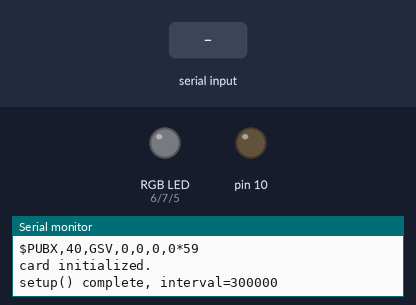
This sketch was run on a simulated Arduino Uno, built with avr-gcc and run on an emulated ATmega328P. On the bench: an RGB LED mixed from three pins (HIGH = lit), output pins drawn as LEDs (lit = HIGH), the last lines printed to the serial monitor. The inputs (shaded band) are chosen by the test bench. Storage starts empty.

Above: at 1.2 s.
1.3 s: "$GPVTG,\n" received over the second serial link
At 2.7 s:
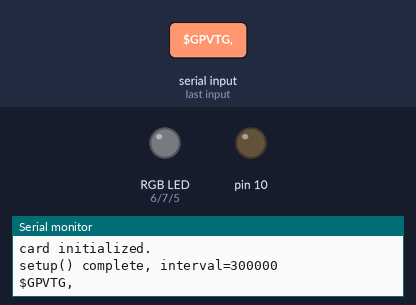
4.3 s: "$GPRMC,\n" received over the second serial link
At 4.8 s:
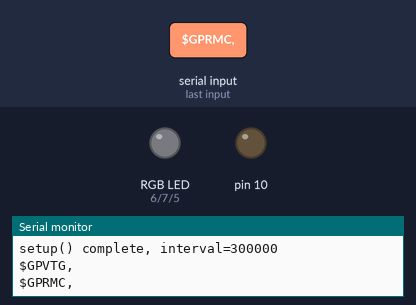
Timing chart, 0 to 7.3 s (numbered marks = the images above; inputs shaded):
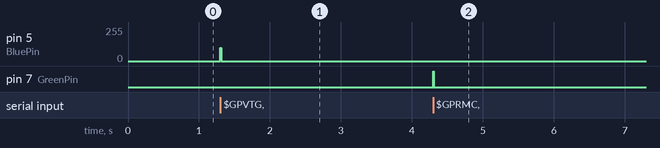

The sketch:

CarGPS.ino
```cpp
#include <SD.h>
#include <SoftwareSerial.h>

//GPS variables
static const int RXPin = 3, TXPin = 4;
static const uint32_t GPSBaud = 4800;
SoftwareSerial ss(RXPin, TXPin);  // The serial connection to the GPS device, jumpers (reversed)
// SD Card variables
const int chipSelect = 10;
File dataFile;
// My variables
boolean usesdcard = true;
boolean printeachchar = false;
char message[100];
int  messageindex=0;
unsigned long currentMillis;
unsigned long previousMillis;
unsigned long interval;
// pin 5 and 6 are PWM
int BluePin = 5;
int RedPin = 6;
int GreenPin = 7;
int RedPinStatus = 0;
int BluePinStatus = 0;
int GreenPinStatus = 0;
void setup()
{
  Serial.begin(9600);  // talk to PC
  Serial.print(F("\n\nPhilip Wheatley\n\n"));

  //ss.begin(GPSBaud); ss.flush();
  ss.begin(38400);  ss.flush();    // GPS starts out too fast
  ss.print("$PUBX,41,1,0007,0003,4800,0*13\r\n");
  // command 41 (set protocol and baud), com port ID,input protocol mask,output protocol mask,baudrate,autobauding enable=1,*checksum,return,newline
  ss.begin(GPSBaud);   // now GPS should talk slower
  ss.flush();
  //Serial.println("$PUBX,40,GLL,0,0,0,0*5C");
  //Serial.println("$PUBX,40,GGA,0,0,0,0*5A");
  Serial.println("$PUBX,40,GSA,0,0,0,0*4E");
  //Serial.println("$PUBX,40,RMC,0,0,0,0*47");
  Serial.println("$PUBX,40,GSV,0,0,0,0*59");
  //Serial.println("$PUBX,40,VTG,0,0,0,0*5E");

  interval = 300000; // five minutes
  previousMillis = millis();

  pinMode(RedPin, OUTPUT); RedPinStatus = 0;
  pinMode(GreenPin, OUTPUT); GreenPinStatus = 0;
  pinMode(BluePin, OUTPUT); BluePinStatus = 0;

  if(usesdcard)
  {
    pinMode(10, OUTPUT);
    if (!SD.begin(chipSelect))
    {
      Serial.println("Card failed, or not present");
      usesdcard = false;
    }
    else
    {
      Serial.println("card initialized.");
      if(!dataFile)
              dataFile = SD.open("pswlogB.txt", FILE_WRITE);

      dataFile.print("$GPPSW,POWERUP,");
      dataFile.println(millis());
      dataFile.flush();
      dataFile.close();
    }
  }

  for(messageindex=0;messageindex<100;messageindex++)
    message[messageindex] = '\0';
  messageindex=0;

  Serial.print("setup() complete, interval=");
  Serial.println(interval);
}

void loop()
{
  char c;  // GPS data, converted to a char
  int i;   // GPS data, one byte at a time

  while (ss.available() > 0)
  {
    i = ss.read();
    c = (char)i;
    if(printeachchar)// print NEMA strings
      Serial.print( c );

    if(messageindex>100) messageindex = 0; // don't walk off the end of memory!
    message[messageindex++] = c;

    if(usesdcard)
      if(millis() > (previousMillis+interval))
        {
          previousMillis = millis();
          dataFile = SD.open("pswlogB.txt", FILE_WRITE);
          dataFile.println(millis());
          dataFile.flush();
          dataFile.close();
        }
    if(i==10)  // enter on newline
    {
      //digitalWrite(GreenPin,HIGH);
      Serial.print(String(message));
      //Serial.println(String(message).indexOf(",,,,,,"));
      //Serial.println();
      if(strncmp(message,"$GPVTG,",6)==0 )
      {
        //digitalWrite(BluePin,HIGH);
        if(String(message).indexOf(",,,,,,")== -1)
          analogWrite(BluePin,100);
        else
          analogWrite(RedPin,100);
          //if(!dataFile)
          if(usesdcard)
          {
            dataFile = SD.open("pswlogv.txt", FILE_WRITE);
            dataFile.print(message);
            dataFile.flush();
            dataFile.close();
          }
          else
            analogWrite(RedPin,50);
        //if( BluePinStatus-- == 0) BluePinStatus = 255;
        //analogWrite(BluePin,BluePinStatus);
        digitalWrite(BluePin,LOW);
      }
      if(strncmp(message,"$GPRMC,",6)==0)
      {
        if(String(message).indexOf(",,,,,,")== -1)
          digitalWrite(GreenPin,HIGH);
        else
          analogWrite(RedPin,100);
          //if(!dataFile)
          if(usesdcard)
          {
            dataFile = SD.open("pswlogr.txt", FILE_WRITE);
            dataFile.print(message);
            dataFile.flush();
            dataFile.close();
          }
          else
            analogWrite(RedPin,50);
        //if( RedPinStatus++ == 255) RedPinStatus = 0;
        //analogWrite(RedPin,RedPinStatus);
        digitalWrite(GreenPin,LOW);
      }
      digitalWrite(RedPin,LOW);
      //Serial.println(BluePinStatus);
      //Serial.println(RedPinStatus);

      //Serial.print(" [");
      //message[messageindex-1] = '\0'; // remove newline?
      //Serial.print(message);  // print WHOLE message to console
      //Serial.println("] ");

      for(messageindex=0;messageindex<100;messageindex++)
        message[messageindex] = '\0';
      messageindex=0;
      //digitalWrite(GreenPin,LOW);
    } // if i==10 //
  } // while ss avail
}
```

Measured:
- after the input at 1.3 s, pin 5 (BluePin): 0/255 → 100/255 at once, → 0/255 0.01 s later
- after the input at 4.3 s, pin 7 (GreenPin): LOW → HIGH at once, → LOW 0.01 s later
